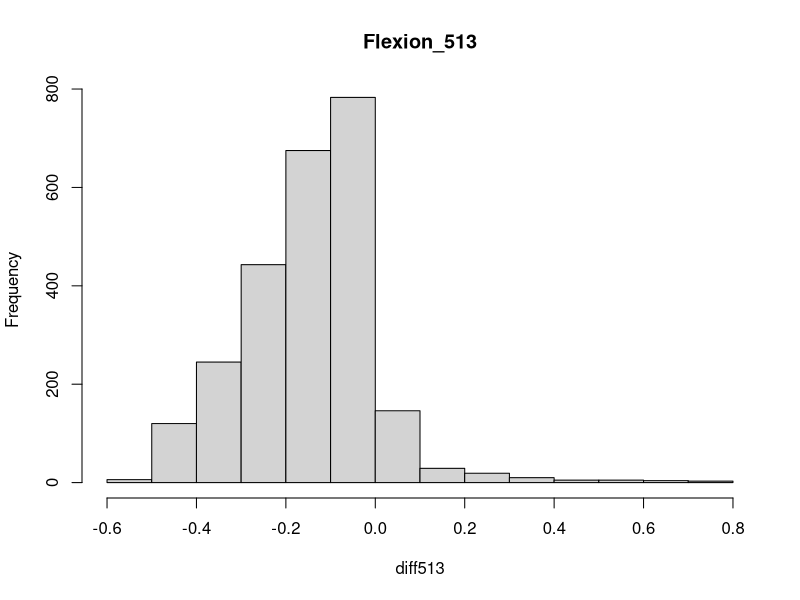
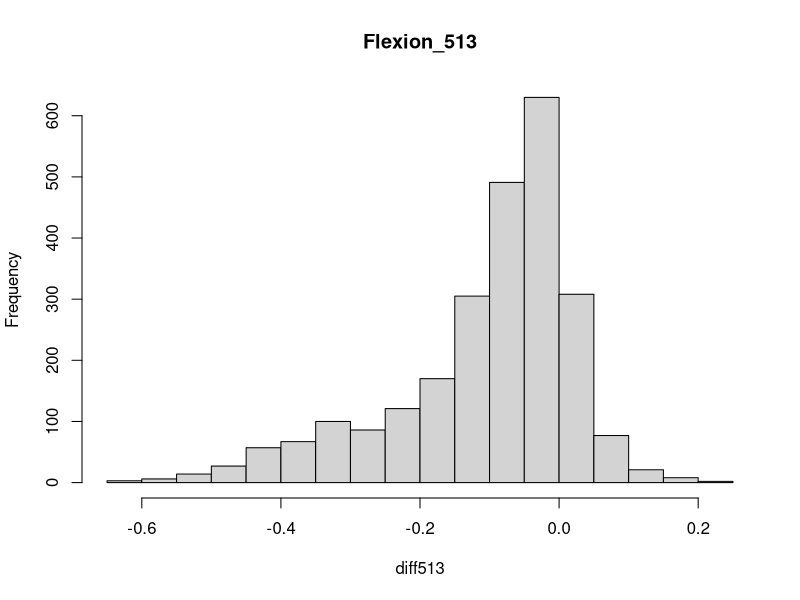
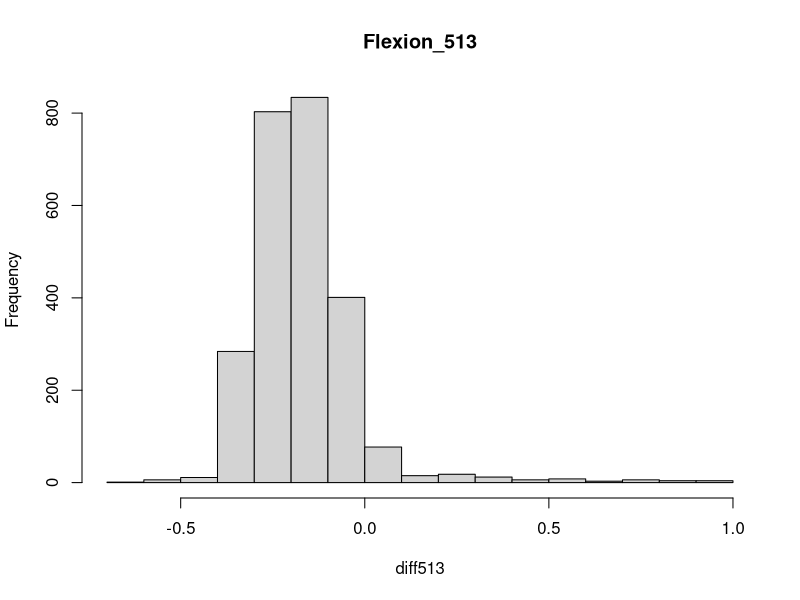
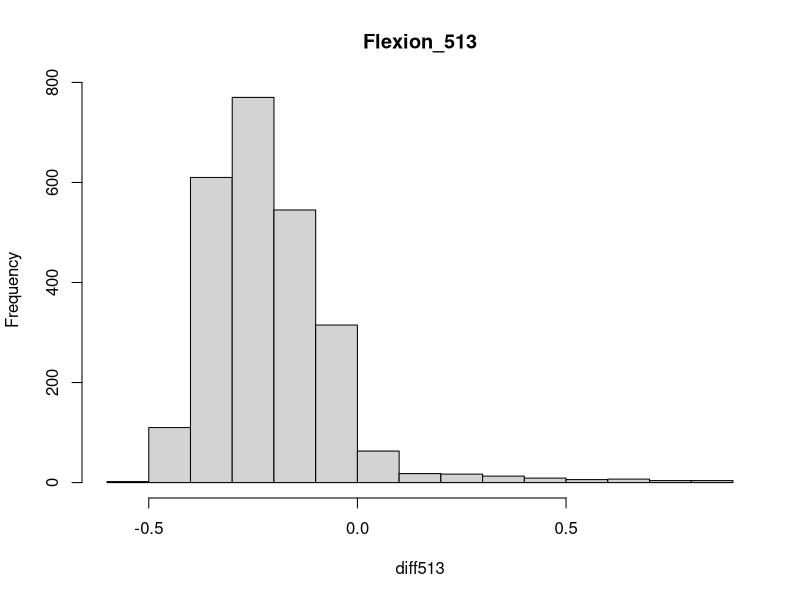
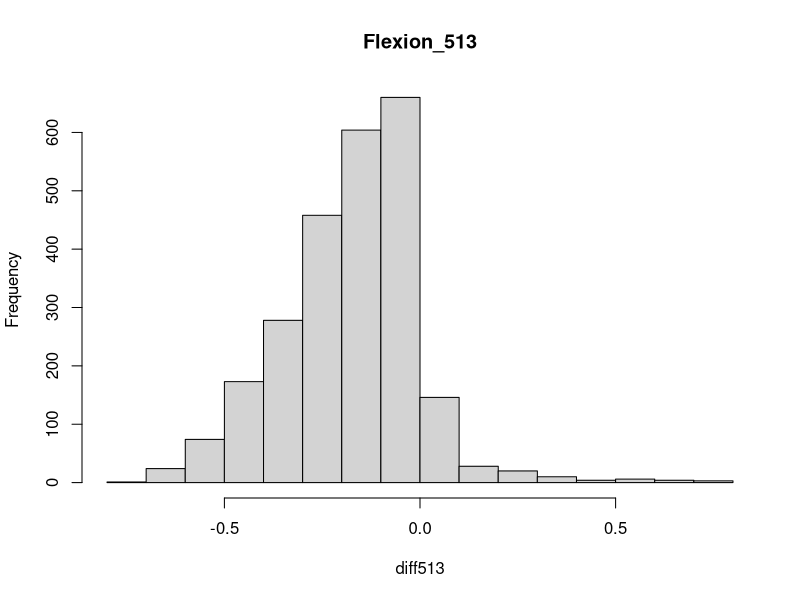
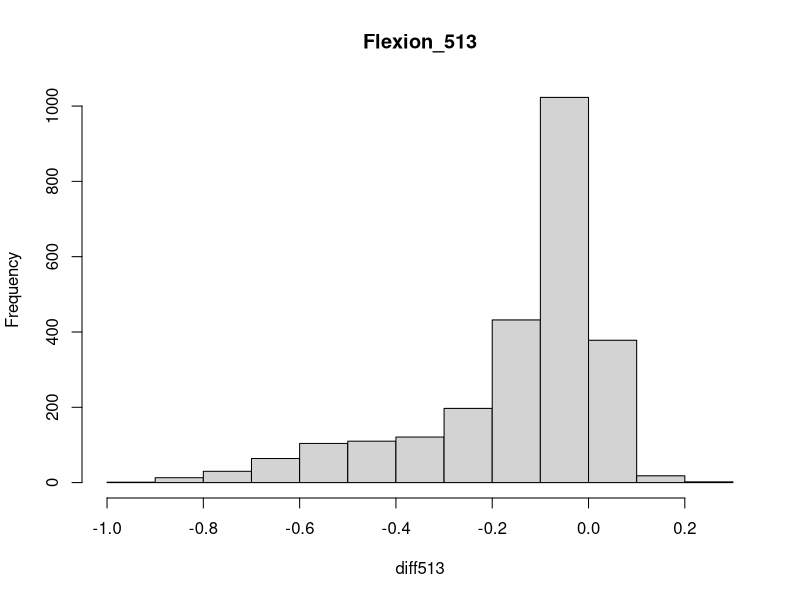
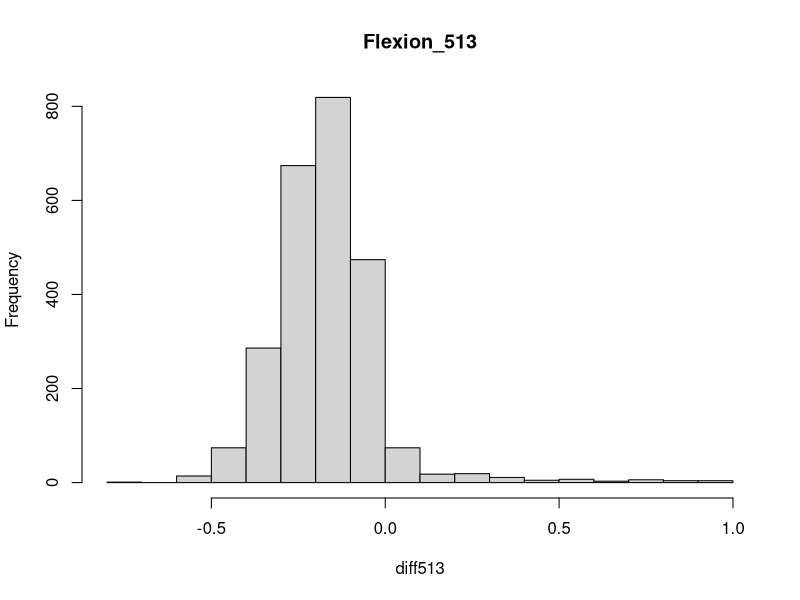
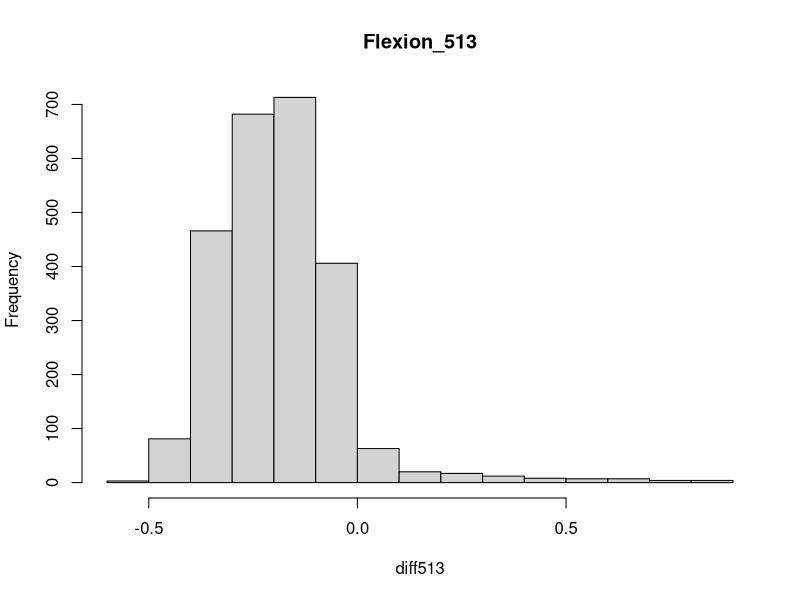

Source code (R) for these figures, in order: (Note: this script raises an error after producing the figures.)
Flexion_513 <- read.csv("Flexion_513.csv",header=T)
Flexion_528 <- read.csv("Flexion_528.csv",header=T)
Union_581 <- read.csv("Union_581.csv",header=T)

# Flexion_513
attach(Flexion_513)

matrix.diff513 <- matrix(rep(0,19944), nrow=2493)
i <- 1
k <- 0
while(i < 24){
  diff513 <- Flexion_513[,i+1] - Flexion_513[,i+2]
  k <- k+1
  matrix.diff513[,k] <- diff513
  hist(diff513, main = "Flexion_513")
  i <- i+3
}

df513 <- data.frame(matrix.diff513)

mean(df513[,1])
median(df513[,2])
mean(df513[,3])
mean(df513[,4])
mean(df513[,5])
median(df513[,6])
mean(df513[,7])
mean(df513[,8])
# the 2nd is closest to 0 one

boxplot(df513[,1], df513[,2], df513[,3], df513[,4], df513[,5], df513[,6], df513[,7], df513[,8])

# Flexion_528
matrix.diff528 <- matrix(rep(0,15600), nrow=1950)
i <- 1
k <- 0
while(i < 24){
  diff528 <- Flexion_528[,i+1] - Flexion_528[,i+2]
  k <- k+1
  matrix.diff528[,k] <- diff528
  hist(diff528, main = "Flexion_528")
  i <- i+3
}
df528 <- data.frame(matrix.diff528[1:1897,])

median(df528[,1])
mean(df528[,2])
mean(df528[,3])
mean(df528[,4])
mean(df528[,5])
median(df528[,6])
mean(df528[,7])
mean(df528[,8])
# the 2nd is the closest to 0 one
boxplot(df528[,1], df528[,2], df528[,3], df528[,4], df528[,5], df528[,6], df528[,7], df528[,8])

# Union_581
matrix.diff581 <- matrix(rep(0,15512), nrow=1939)
i <- 1
k <- 0
while(i < 24){
  diff581 <- Union_581[,i+1] - Union_581[,i+2]
  k <- k+1
  matrix.diff581[,k] <- diff581
  hist(diff581, main = "Union_581")
  i <- i+3
}

df581 <- data.frame(matrix.diff581)

mean(df581[,1])
mean(df581[,2])
mean(df581[,3])
mean(df581[,4])
mean(df581[,5])
mean(df581[,6])
mean(df581[,7])
mean(df581[,8])

# all of them are quite close to each other, the 2nd and 7th one seems to be even better

boxplot(df581[,1], df581[,2], df581[,3], df581[,4], df581[,5], df581[,6], df581[,7], df581[,8])


############################################
s513 <- read.csv("s513.csv",header=T)
attach(s513)

# trail 1
model <- aov(difference ~ type + method + type:method, data = s513)
summary(model)

# trail 2
model<-aov(difference ~ type*method)
summary(model)

# trail 3
anova(lm(difference ~ type*method, s513))

# trail 4
inter <- type*method
